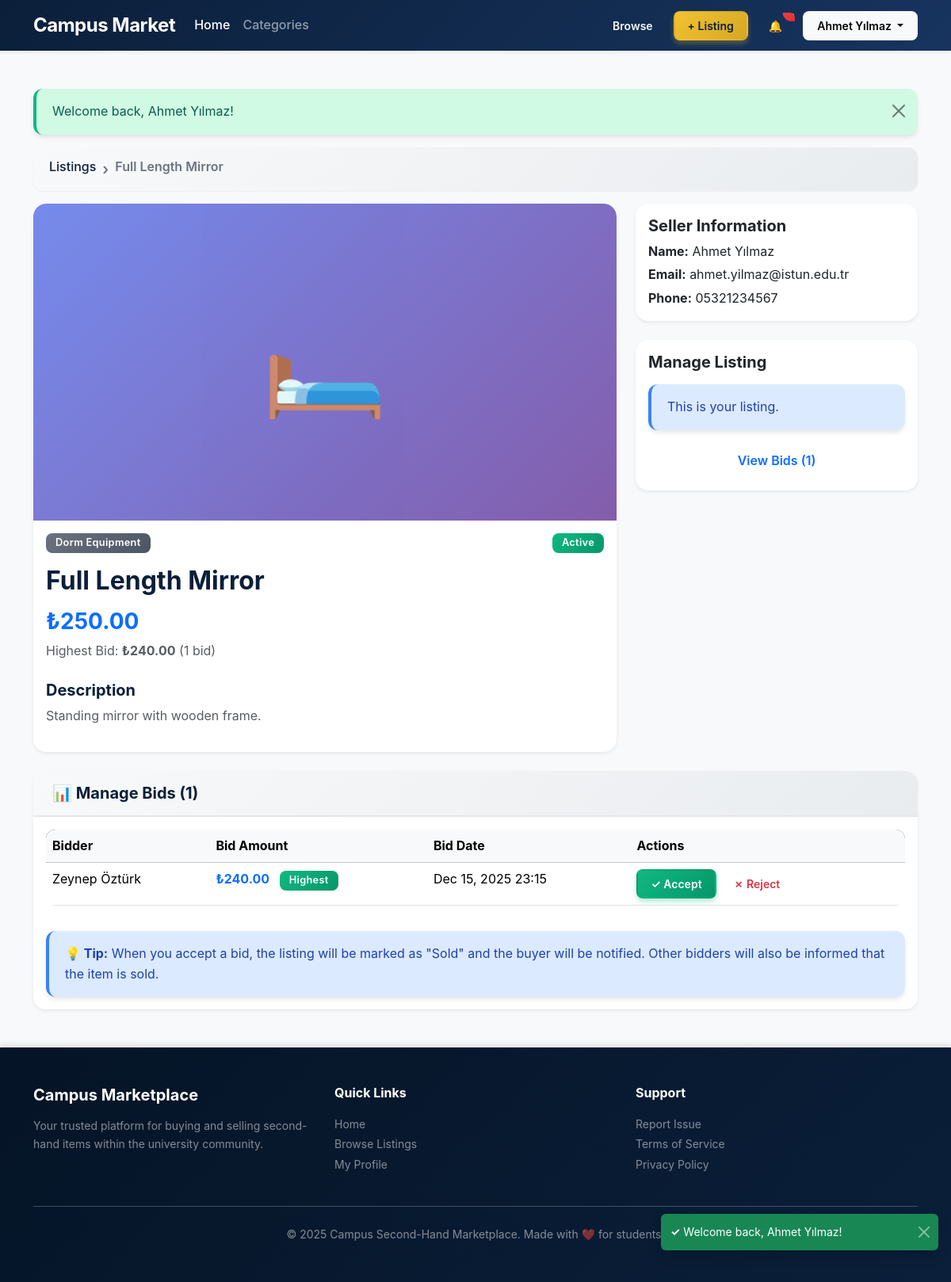
/pages/listing-detail.php?id=20 (signed in), run on the app's committed database.
### tables this page shows
CREATE TABLE `Product_Listing` (
  `ListingID` int NOT NULL AUTO_INCREMENT,
  `Title` varchar(200) NOT NULL,
  `Description` text,
  `Price` decimal(10,2) NOT NULL,
  `Status` varchar(20) NOT NULL DEFAULT 'Active',
  `SellerID` int NOT NULL,
  `CategoryID` int NOT NULL,
  PRIMARY KEY (`ListingID`),
  KEY `fk_listing_seller` (`SellerID`),
  KEY `fk_listing_category` (`CategoryID`),
  CONSTRAINT `fk_listing_category` FOREIGN KEY (`CategoryID`) REFERENCES `Category` (`CategoryID`) ON DELETE RESTRICT ON UPDATE CASCADE,
  CONSTRAINT `fk_listing_seller` FOREIGN KEY (`SellerID`) REFERENCES `User` (`UserID`) ON DELETE RESTRICT ON UPDATE CASCADE,
  CONSTRAINT `chk_listing_status` CHECK ((`Status` in (_utf8mb4'Active',_utf8mb4'Sold',_utf8mb4'Pending',_utf8mb4'Removed')))
);

CREATE TABLE `Category` (
  `CategoryID` int NOT NULL AUTO_INCREMENT,
  `CategoryName` varchar(50) NOT NULL UNIQUE,
  PRIMARY KEY (`CategoryID`)
);

CREATE TABLE `User` (
  `UserID` int NOT NULL AUTO_INCREMENT,
  `Name` varchar(100) NOT NULL,
  `Email` varchar(100) NOT NULL,
  `Password` varchar(255) NOT NULL,
  `Phone` varchar(20) DEFAULT NULL,
  `RoleID` int NOT NULL,
  PRIMARY KEY (`UserID`),
  UNIQUE KEY `Email` (`Email`),
  KEY `fk_user_role` (`RoleID`),
  CONSTRAINT `fk_user_role` FOREIGN KEY (`RoleID`) REFERENCES `Role` (`RoleID`) ON DELETE RESTRICT ON UPDATE CASCADE
);

CREATE TABLE `Bid` (
  `BidID` int NOT NULL AUTO_INCREMENT,
  `BidAmount` decimal(10,2) NOT NULL,
  `BidDate` datetime NOT NULL DEFAULT CURRENT_TIMESTAMP,
  `BuyerID` int NOT NULL,
  `ListingID` int NOT NULL,
  PRIMARY KEY (`BidID`),
  KEY `fk_bid_buyer` (`BuyerID`),
  KEY `fk_bid_listing` (`ListingID`),
  CONSTRAINT `fk_bid_buyer` FOREIGN KEY (`BuyerID`) REFERENCES `User` (`UserID`) ON DELETE CASCADE ON UPDATE CASCADE,
  CONSTRAINT `fk_bid_listing` FOREIGN KEY (`ListingID`) REFERENCES `Product_Listing` (`ListingID`) ON DELETE CASCADE ON UPDATE CASCADE
);

### includes/functions.php (called while the page is built, shortened)
<?php
function isLoggedIn(): bool
{
    return isset($_SESSION['user_id']);
}

### pages/listing-detail.php (the view, shortened to what this page needs)
<?php
require_once __DIR__ . '/../config/db.php';
require_once __DIR__ . '/../includes/functions.php';
$listingId = isset($_GET['id']) && is_numeric($_GET['id']) ? (int)$_GET['id'] : 0;
$listing = null;
$highestBid = null;
$totalBids = 0;
$isSaved = false;
$allBids = [];
$successMessage = '';
if (isset($_SESSION['success_message'])) {
    $successMessage = $_SESSION['success_message'];
}
try {
    $listingSql = <<<SQL
    SELECT
        PL.ListingID,
        PL.Title,
        PL.Description,
        PL.Price,
        PL.Status,
        PL.SellerID,
        C.CategoryName,
        U.Name AS SellerName,
        U.Email AS SellerEmail,
        U.Phone AS SellerPhone
    FROM Product_Listing PL
    INNER JOIN Category C ON C.CategoryID = PL.CategoryID
    INNER JOIN User U ON U.UserID = PL.SellerID
    WHERE PL.ListingID = :listing_id
    LIMIT 1;
    SQL;
    $listingStmt = $pdo->prepare($listingSql);
    $listingStmt->bindValue(':listing_id', $listingId, PDO::PARAM_INT);
    $listingStmt->execute();
    $listing = $listingStmt->fetch();
    $bidSql = <<<SQL
    SELECT
        MAX(BidAmount) as HighestBid,
        COUNT(*) as TotalBids
    FROM Bid
    WHERE ListingID = :listing_id;
    SQL;
    $bidStmt = $pdo->prepare($bidSql);
    $bidStmt->bindValue(':listing_id', $listingId, PDO::PARAM_INT);
    $bidStmt->execute();
    $bidData = $bidStmt->fetch();
    $highestBid = $bidData['HighestBid'] ? (float)$bidData['HighestBid'] : null;
    $totalBids = (int)$bidData['TotalBids'];
    if (isLoggedIn()) {
        $savedSql = <<<SQL
        SELECT SavedItemID
        FROM Saved_Item
        WHERE UserID = :user_id AND ListingID = :listing_id
        LIMIT 1;
        SQL;
        $savedStmt = $pdo->prepare($savedSql);
        $savedStmt->bindValue(':user_id', $_SESSION['user_id'], PDO::PARAM_INT);
        $savedStmt->bindValue(':listing_id', $listingId, PDO::PARAM_INT);
        $savedStmt->execute();
        $isSaved = (bool)$savedStmt->fetch();
        if (isset($_SESSION['user_id']) && (int)$listing['SellerID'] === $_SESSION['user_id']) {
            $allBidsSql = <<<SQL
            SELECT
                B.BidID,
                B.BidAmount,
                B.BidDate,
                U.UserID as BuyerID,
                U.Name as BuyerName
            FROM Bid B
            INNER JOIN User U ON U.UserID = B.BuyerID
            WHERE B.ListingID = :listing_id
            ORDER BY B.BidAmount DESC, B.BidDate ASC;
            SQL;
            $allBidsStmt = $pdo->prepare($allBidsSql);
            $allBidsStmt->bindValue(':listing_id', $listingId, PDO::PARAM_INT);
            $allBidsStmt->execute();
            $allBids = $allBidsStmt->fetchAll();
        }
    }
} catch (PDOException $e) {
    $errorMessage = 'Failed to load listing: ' . htmlspecialchars($e->getMessage(), ENT_QUOTES, 'UTF-8');
}
$isOwnListing = isLoggedIn() && isset($_SESSION['user_id']) && $_SESSION['user_id'] === (int)$listing['SellerID'];
require_once __DIR__ . '/../includes/header.php';
?>
<main class="container py-5">
    <?php if ($successMessage !== ''): ?>
        <div class="alert alert-success alert-dismissible fade show" role="alert">
            <?php echo $successMessage; ?>
            <button type="button" class="btn-close" data-bs-dismiss="alert" aria-label="Close"></button>
        </div>
    <?php endif; ?>
    <?php if ($listing): ?>
        <nav aria-label="breadcrumb" class="mb-3">
            <ol class="breadcrumb">
                <li class="breadcrumb-item"><a href="/campus-marketplace/pages/listings.php">Listings</a></li>
                <li class="breadcrumb-item active" aria-current="page"><?php echo htmlspecialchars($listing['Title'], ENT_QUOTES, 'UTF-8'); ?></li>
            </ol>
        </nav>
        <div class="row">
            <div class="col-lg-8">
                <div class="card shadow-sm mb-4">
                    <div class="listing-image-placeholder" style="height: 400px; background: linear-gradient(135deg, #667eea 0%, #764ba2 100%); display: flex; align-items: center; justify-content: center; font-size: 8rem; color: white; opacity: 0.9;">
                        <?php
                        $categoryEmoji = match($listing['CategoryName']) {
                            'Books' => '📚',
                            'Electronics' => '💻',
                            'Furniture' => '🪑',
                            'Dorm Equipment' => '🛏️',
                            default => '📦'
                        };
                        echo $categoryEmoji;
                        ?>
                    </div>
                    <div class="card-body">
                        <div class="d-flex justify-content-between align-items-start mb-3">
                            <span class="badge bg-secondary">
                                <?php echo htmlspecialchars($listing['CategoryName'], ENT_QUOTES, 'UTF-8'); ?>
                            </span>
                            <span class="badge bg-<?php echo $listing['Status'] === 'Active' ? 'success' : 'warning'; ?>">
                                <?php echo htmlspecialchars($listing['Status'], ENT_QUOTES, 'UTF-8'); ?>
                            </span>
                        </div>
                        <h2 class="mb-3"><?php echo htmlspecialchars($listing['Title'], ENT_QUOTES, 'UTF-8'); ?></h2>
                        <div class="mb-4">
                            <h3 class="text-primary">₺<?php echo number_format((float)$listing['Price'], 2); ?></h3>
                            <?php if ($highestBid !== null): ?>
                                <p class="text-muted">
                                    Highest Bid: <strong>₺<?php echo number_format((float)$highestBid, 2); ?></strong>
                                    (<?php echo $totalBids; ?> bid<?php echo $totalBids !== 1 ? 's' : ''; ?>)
                                </p>
                            <?php else: ?>
                                <p class="text-muted">No bids yet</p>
                            <?php endif; ?>
                        </div>
                        <h5>Description</h5>
                        <p class="text-muted">
                            <?php
                            echo $listing['Description']
                                ? nl2br(htmlspecialchars($listing['Description'], ENT_QUOTES, 'UTF-8'))
                                : '<em>No description provided.</em>';
                            ?>
                        </p>
                    </div>
                </div>
            </div>
            <div class="col-lg-4">
                <div class="card shadow-sm mb-4">
                    <div class="card-body">
                        <h5 class="card-title">Seller Information</h5>
                        <p class="mb-1"><strong>Name:</strong> <?php echo htmlspecialchars($listing['SellerName'], ENT_QUOTES, 'UTF-8'); ?></p>
                        <p class="mb-1"><strong>Email:</strong> <?php echo htmlspecialchars($listing['SellerEmail'], ENT_QUOTES, 'UTF-8'); ?></p>
                        <?php if ($listing['SellerPhone']): ?>
                            <p class="mb-0"><strong>Phone:</strong> <?php echo htmlspecialchars($listing['SellerPhone'], ENT_QUOTES, 'UTF-8'); ?></p>
                        <?php endif; ?>
                    </div>
                </div>
                <?php if (isLoggedIn() && !$isOwnListing && $listing['Status'] === 'Active'): ?>
                    <div class="card shadow-sm mb-4">
                        <div class="card-body">
                            <h5 class="card-title mb-3">Actions</h5>
                            <div class="d-grid gap-2">
                                <a href="/campus-marketplace/pages/place-bid.php?listing_id=<?php echo $listingId; ?>" class="btn btn-primary">
                                    Place Bid
                                </a>
                                <a href="/campus-marketplace/pages/send-message.php?to=<?php echo $listing['SellerID']; ?>&listing_id=<?php echo $listingId; ?>" class="btn btn-outline-primary">
                                    Contact Seller
                                </a>
                                <?php if ($isSaved): ?>
                                    <form method="post" action="<?= base_url('/pages/remove-saved-item.php') ?>">
                                        <input type="hidden" name="listing_id" value="<?php echo $listingId; ?>">
                                        <input type="hidden" name="redirect" value="detail">
                                        <button type="submit" class="btn btn-outline-secondary w-100">
                                            ❤️ Saved
                                        </button>
                                    </form>
                                <?php else: ?>
                                    <form method="post" action="<?= base_url('/pages/save-item.php') ?>">
                                        <input type="hidden" name="listing_id" value="<?php echo $listingId; ?>">
                                        <button type="submit" class="btn btn-outline-secondary w-100">
                                            🤍 Save to Wishlist
                                        </button>
                                    </form>
                                <?php endif; ?>
                            </div>
                        </div>
                    </div>
                <?php elseif ($isOwnListing): ?>
                    <div class="card shadow-sm mb-4">
                        <div class="card-body">
                            <h5 class="card-title mb-3">Manage Listing</h5>
                            <div class="alert alert-info">This is your listing.</div>
                            <div class="d-grid gap-2">
                                <a href="/campus-marketplace/pages/my-bids.php?listing_id=<?php echo $listingId; ?>" class="btn btn-outline-primary">
                                    View Bids (<?php echo $totalBids; ?>)
                                </a>
                            </div>
                        </div>
                    </div>
                <?php elseif (!isLoggedIn()): ?>
                    <div class="alert alert-warning">
                        <a href="/campus-marketplace/pages/login.php">Login</a> to place bids or contact the seller.
                    </div>
                <?php endif; ?>
            </div>
        </div>
    <?php endif; ?>
    <?php if ($isOwnListing && !empty($allBids)): ?>
        <div class="row">
            <div class="col-12">
                <div class="card shadow-sm">
                    <div class="card-header">
                        <h5 class="mb-0">📊 Manage Bids (<?php echo count($allBids); ?>)</h5>
                    </div>
                    <div class="card-body">
                        <div class="table-responsive">
                            <table class="table table-hover">
                                <thead class="table-light">
                                    <tr>
                                        <th>Bidder</th>
                                        <th>Bid Amount</th>
                                        <th>Bid Date</th>
                                        <th>Actions</th>
                                    </tr>
                                </thead>
                                <tbody>
                                    <?php foreach ($allBids as $bid): ?>
                                        <tr>
                                            <td><?php echo htmlspecialchars($bid['BuyerName'], ENT_QUOTES, 'UTF-8'); ?></td>
                                            <td>
                                                <strong class="text-primary">₺<?php echo number_format((float)$bid['BidAmount'], 2); ?></strong>
                                                <?php if ((float)$bid['BidAmount'] == $highestBid): ?>
                                                    <span class="badge bg-success ms-2">Highest</span>
                                                <?php endif; ?>
                                            </td>
                                            <td><?php echo date('M d, Y H:i', strtotime($bid['BidDate'])); ?></td>
                                            <td>
                                                <?php if ($listing['Status'] === 'Active'): ?>
                                                    <a href="/campus-marketplace/pages/accept-bid.php?bid_id=<?php echo $bid['BidID']; ?>&action=accept"
                                                       class="btn btn-sm btn-success"
                                                       onclick="return confirm('Accept this bid and mark the listing as Sold?');">
                                                        ✓ Accept
                                                    </a>
                                                    <a href="/campus-marketplace/pages/accept-bid.php?bid_id=<?php echo $bid['BidID']; ?>&action=reject"
                                                       class="btn btn-sm btn-outline-danger"
                                                       onclick="return confirm('Reject this bid?');">
                                                        ✗ Reject
                                                    </a>
                                                <?php else: ?>
                                                    <span class="text-muted small">Listing <?php echo $listing['Status']; ?></span>
                                                <?php endif; ?>
                                            </td>
                                        </tr>
                                    <?php endforeach; ?>
                                </tbody>
                            </table>
                        </div>
                        <div class="alert alert-info mb-0 mt-3">
                            <strong>💡 Tip:</strong> When you accept a bid, the listing will be marked as "Sold" and the buyer will be notified. Other bidders will also be informed that the item is sold.
                        </div>
                    </div>
                </div>
            </div>
        </div>
    <?php endif; ?>
</main>
<?php require_once __DIR__ . '/../includes/footer.php'; ?>

### data on the page
product_listing: Title "Full Length Mirror", CategoryID.CategoryName "🛏️", CategoryID.CategoryName "Dorm Equipment", Status "Active", Price "250.00", Description "Standing mirror with wooden frame.", SellerID.Name "Ahmet Yılmaz", SellerID.Email "ahmet.yilmaz@istun.edu.tr", SellerID.Phone "05321234567"
bid: BuyerID.Name "Zeynep Öztürk", BidAmount "240.00", shows "Highest", BidDate "Dec 15, 2025 23:15"

### other printed values
cleanInput($currentUser ?? 'User') "Ahmet Yılmaz"
$successMessage "Welcome back, Ahmet Yılmaz!"
$highestBid "240.00"
$totalBids "1"
count($allBids) "1"
